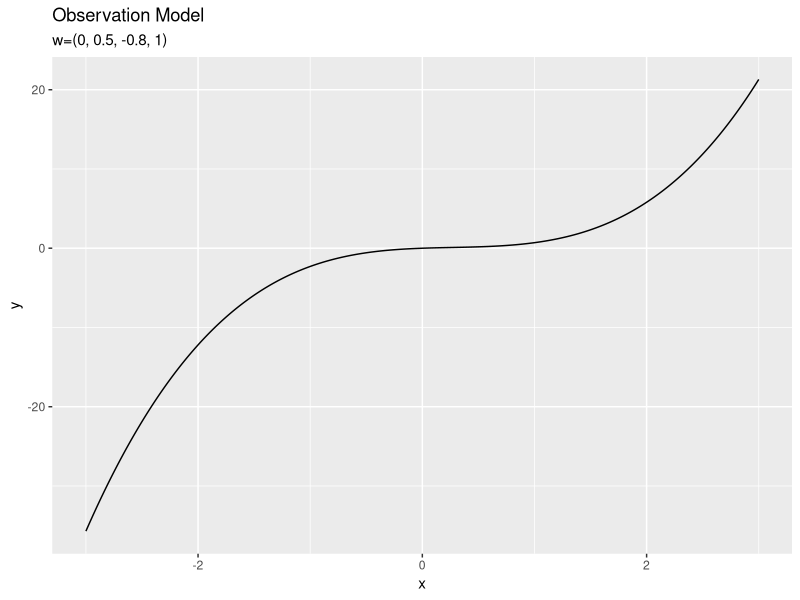
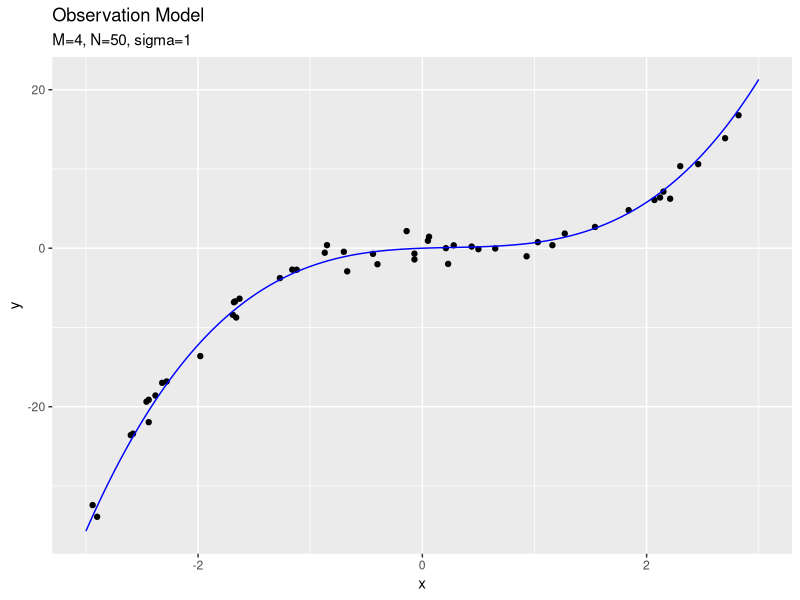
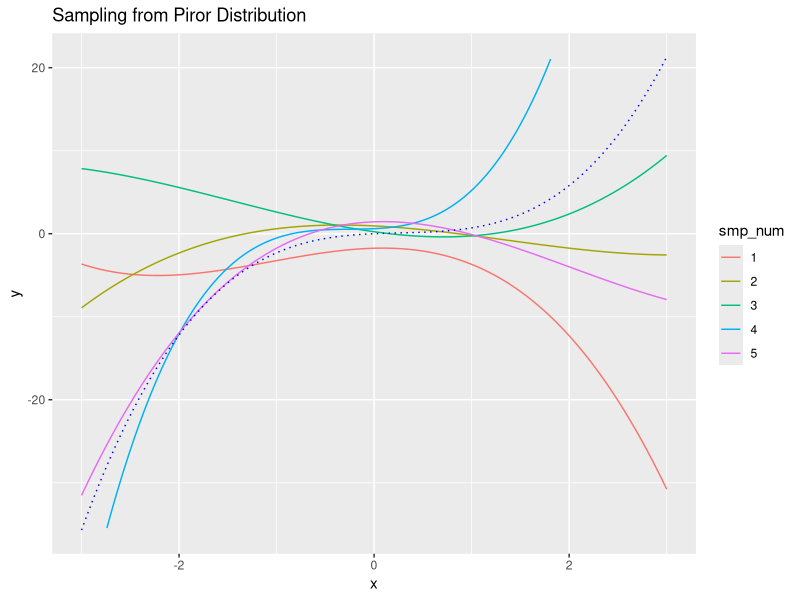
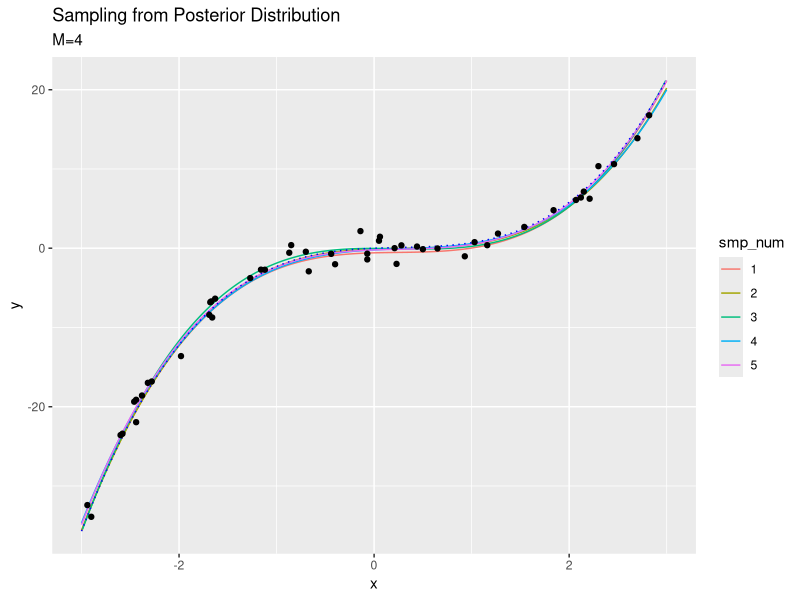
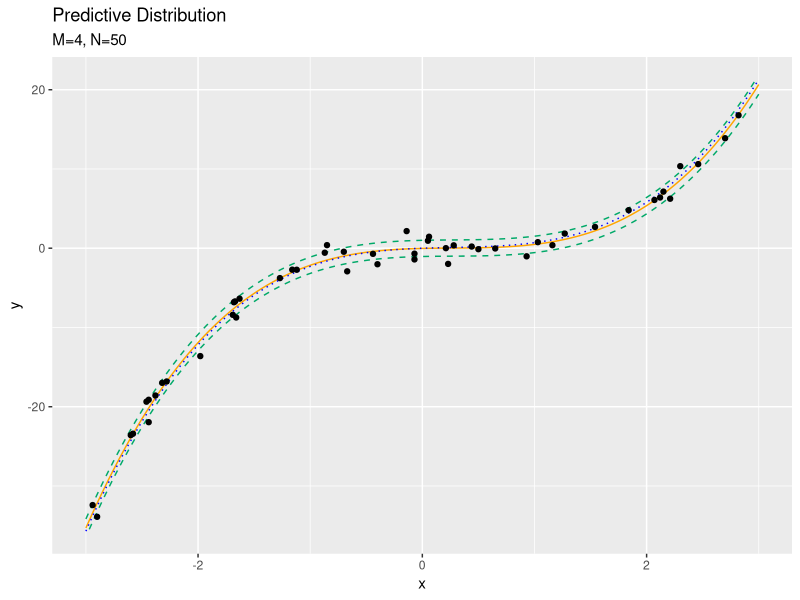

Write the R code that produced these figures, in order. (Note: this script raises an error after producing the figures.)

# ch3.5 線形回帰の例 ------------------------------------------------------------

# 利用パッケージ
library(tidyverse)
library(mvtnorm)


# ch3.5.1 モデルの構築 ----------------------------------------------------------

# (1, x, ..., x^(n-1))のベクトル作成関数を定義
x_vector <- function(x_n, M) {
  x_mn <- matrix(NA, nrow = M, ncol = length(x_n))
  for(m in 1:M) {
    x_mn[m, ] <- x_n^(m-1)
  }
  x_mn
}


# 観測モデルのパラメータを指定
M_truth <- 4
sigma <- 1
lambda <- 1 / sigma^2
w_m <- sample(x = seq(-1, 1, by = 0.1), size = M_truth) %>% 
  matrix()


# 作図用のx軸の値
x_line <- seq(-3, 3, by = 0.01)
y_line <- t(w_m) %*% x_vector(x_line, M_truth) %>% 
  as.vector()

# ノイズを含まない観測モデルを作図
model_df <- tibble(
  x = x_line, 
  y = y_line
)
ggplot(model_df, aes(x, y)) + 
  geom_line() + 
  labs(title = "Observation Model", 
       subtitle = paste0("w=(", paste0(round(w_m, 1), collapse = ', '), ")"))


# データをサンプリング
N <- 50
smp_x_n <- sample(seq(min(x_line), max(x_line), by = 0.01), size = N, replace = TRUE)
y_1n <- t(w_m) %*% x_vector(smp_x_n, M_truth) + rnorm(n = N, mean = 0, sd = sqrt(1 / lambda))

# 観測データの散布図を作成
sample_df <- tibble(
  x = smp_x_n, 
  y = as.vector(y_1n)
)
ggplot() + 
  geom_point(data = sample_df, aes(x, y)) + # 観測データ
  geom_line(data = model_df, aes(x, y), color = "blue") + # ノイズなし観測モデル
  labs(title = "Observation Model", 
       subtitle = paste0("M=", M_truth, ", N=", N, ", sigma=", round(sqrt(1 / lambda), 1)))


# 事前分布のパラメータを指定
M <- 4
m_m <- matrix(rep(0, M), nrow = M, ncol = 1)
sigma_mm <- diag(M)
lambda_mm <- solve(sigma_mm^2)

# xのベクトルを作成
x_mn <- x_vector(smp_x_n, M)
x_mline <- x_vector(x_line, M)


# 事前分布からのwのサンプリングによるモデルを比較
smp_model_df <- tibble()
for(i in 1:5) {
  tmp_df <- tibble(
    x = x_line, 
    y = as.vector(
      mvtnorm::rmvnorm(n = 1, mean = m_m, sigma = solve(lambda_mm)) %*% x_mline
    ), 
    smp_num = as.factor(i)
  )
  smp_model_df <- rbind(smp_model_df, tmp_df)
}
ggplot() + 
  geom_line(data = smp_model_df, aes(x, y, color = smp_num)) + # 事前分布からサンプリングwによるモデル
  geom_line(data = model_df, aes(x, y), color = "blue", linetype = "dotted") + # 観測モデル
  ylim(min(min(y_1n), min(y_line)), max(max(y_1n), max(y_line))) + 
  geom_line() + 
  labs(title = "Sampling from Piror Distribution")


# 事後分布の計算 -----------------------------------------------------------------

# 事後分布のパラメータを計算
lambda_hat_mm <- lambda * x_mn %*% t(x_mn) + lambda_mm
m_hat_m <- solve(lambda_hat_mm) %*% (lambda * x_mn %*% t(y_1n) + lambda_mm %*% m_m)


# 事後分布による観測モデルのパラメータのサンプリングによるモデルの変化を比較
smp_model_df <- tibble()
for(i in 1:5) {
  tmp_df <- tibble(
    x = x_line, 
    y = as.vector(
      mvtnorm::rmvnorm(n = 1, mean = m_hat_m, sigma = solve(lambda_hat_mm)) %*% x_mline
    ), 
    smp_num = as.factor(i)
  )
  smp_model_df <- rbind(smp_model_df, tmp_df)
}
ggplot() + 
  geom_line(data = smp_model_df, aes(x, y, color = smp_num)) + # 事後分布からサンプリングしたwによるモデル
  geom_line(data = model_df, aes(x, y), color = "blue", linetype = "dotted") + # 観測モデル
  geom_point(data = sample_df, aes(x, y)) + # 観測データ
  ylim(min(min(y_1n), min(y_line)), max(max(y_1n), max(y_line))) + 
  labs(title = "Sampling from Posterior Distribution", 
       subtitle = paste0("M=", M))
  

# 予測分布の計算 -----------------------------------------------------------------


# 予測分布のパラメータを計算
mu_star_hat_line <- t(m_hat_m) %*% x_mline %>% 
  as.vector()
sigma2_star_hat_line <- rep(NA, length(x_line))
for(i in seq_along(x_line)) {
  sigma2_star_hat_line[i] <- 1 / lambda + t(x_mline[, i]) %*% solve(lambda_hat_mm) %*% matrix(x_mline[, i])
}

# 予測分布を計算
predict_df <- tibble(
  x = x_line, 
  E_y = mu_star_hat_line, # 予測分布の期待値
  minus_sigma_y = E_y - sqrt(sigma2_star_hat_line), # 予測分布の期待値-sigma
  plus_sigma_y = E_y + sqrt(sigma2_star_hat_line) # 予測分布の期待値+sigma
)

# 作図
ggplot() + 
  geom_line(data = predict_df, aes(x, E_y), color = "orange") + # 予測分布の期待値
  geom_line(data = predict_df, aes(x, plus_sigma_y), color = "#00A968", linetype = "dashed") + # 予測分布の期待値+sigma
  geom_line(data = predict_df, aes(x, minus_sigma_y), color = "#00A968", linetype = "dashed") + # 予測分布の期待値-sigma
  geom_line(data = model_df, aes(x, y), color = "blue", linetype = "dotted") + # 観測モデル
  geom_point(data = sample_df, aes(x, y)) + # 観測データ
  ylim(min(min(y_1n), min(y_line)), max(max(y_1n), max(y_line))) + 
  labs(title = "Predictive Distribution", 
       subtitle = paste0("M=", M, ", N=", N), 
       y = "y")

print(summary(sigma2_star_line))


# gif画像でサンプルサイズによる分布の変化を確認 ------------------------------------------------

# 追加パッケージ
library(gganimate)


# (1, x, ..., x^(n-1))のベクトル作成関数を定義
x_vector <- function(x_n, M) {
  x_mn <- matrix(NA, nrow = M, ncol = length(x_n))
  for(m in 1:M) {
    x_mn[m, ] <- x_n^(m-1)
  }
  x_mn
}


# 観測モデルのパラメータを指定
M_truth <- 4
sigma <- 1
lambda <- 1 / sigma^2
w_m <- sample(x = seq(-1, 1, by = 0.1), size = M_truth) %>% 
  matrix()


# 作図用のx軸の値
x_line <- seq(-3, 3, by = 0.01)
y_line <- t(w_m) %*% x_vector(x_line, M_truth) %>% 
  as.vector()

# ノイズを含まない観測モデルを作図
model_df <- tibble(
  x = x_line, 
  y = y_line
)
ggplot(model_df, aes(x, y)) + 
  geom_line() +
  labs(title = "Observation Model", 
       subtitle = paste0("w = (", paste0(round(w_m, 1), collapse = ', '), ")"))


# サンプルサイズを指定
N <- 100

# 事前分布のパラメータを指定
M <- 10
m_m <- matrix(rep(0, M), nrow = M, ncol = 1)
sigma_mm <- diag(M)
lambda_mm <- solve(sigma_mm^2)

# xのベクトルを作成
x_mline <- x_vector(x_line, M)


# 推論
smp_x_n <- rep(NA, N)
y_1n <- rep(NA, N)
eps_n <- rep(NA, N)
sample_df <- tibble()
predict_df <- tibble()
for(n in 1:N) {
  
  # データをサンプリング
  smp_x_n[n] <- sample(seq(min(x_line), max(x_line), by = 0.01), size = 1, replace = TRUE)
  y_1n[n] <- t(w_m) %*% x_vector(smp_x_n[n], M_truth) + rnorm(n = 1, mean = 0, sd = sqrt(1 / lambda))
  
  # 観測データのデータフレームを作成
  sample_df <- tibble(
    x = smp_x_n[1:n], 
    y = as.vector(y_1n[1:n]), 
    iteration = n
  ) %>% 
    rbind(sample_df, .)
  
  # 観測データからxベクトルを作成
  x_mn <- x_vector(smp_x_n[n], M)
  
  # 事後分布のパラメータを計算
  old_lambda_mm <- lambda_mm
  lambda_mm <- lambda * x_mn %*% t(x_mn) + lambda_mm
  m_m <- solve(lambda_mm) %*% (lambda * x_mn %*% t(y_1n[n]) + old_lambda_mm %*% m_m)
  
  # 予測分布のパラメータを計算
  sigma2_star_line <- rep(NA, length(x_line))
  for(i in seq_along(x_line)) {
    sigma2_star_line[i] <- 1 / lambda + t(x_mline[, i]) %*% solve(lambda_mm) %*% matrix(x_mline[, i])
  }
  mu_star_line <- t(m_m) %*% x_mline %>% 
    as.vector()
  
  # 予測分布を計算
  predict_df <- tibble(
    x = x_line, 
    E_y = mu_star_line, 
    minus_sigma_y = E_y - sqrt(sigma2_star_line), 
    plus_sigma_y = E_y + sqrt(sigma2_star_line), 
    iteration = n
  ) %>% 
    rbind(predict_df, .)
}


# 作図
predict_graph <- ggplot() + 
  geom_line(data = predict_df, aes(x, E_y), color = "orange") + # 予測分布の期待値
  geom_line(data = predict_df, aes(x, plus_sigma_y), color = "#00A968", linetype = "dashed") + # 予測分布の期待値+sigam
  geom_line(data = predict_df, aes(x, minus_sigma_y), color = "#00A968", linetype = "dashed") + # 予測分布の期待値-sigma
  geom_line(data = model_df, aes(x, y), color = "blue", linetype = "dotted") + # 観測モデル
  geom_point(data = sample_df, aes(x, y)) + # 観測データ
  transition_manual(iteration) + # フレーム
  ylim(min(min(y_1n), min(y_line)), max(max(y_1n), max(y_line))) + 
  labs(title = "Predictive Distribution", 
       subtitle = paste("M=", M, ", N={current_frame}", sep = ""), 
       y = "y")

# gif画像を作成
animate(predict_graph, nframes = N, fps = 10)

warnings()


# gif画像で次元数による分布の変化を確認 ------------------------------------------------

# 追加パッケージ
library(gganimate)


# (1, x, ..., x^(n-1))のベクトル作成関数を定義
x_vector <- function(x_n, M) {
  x_mn <- matrix(NA, nrow = M, ncol = length(x_n))
  for(m in 1:M) {
    x_mn[m, ] <- x_n^(m-1)
  }
  x_mn
}


# 観測モデルのパラメータを指定
M_truth <- 4
sigma <- 1
lambda <- 1 / sigma^2
w_m <- sample(x = seq(-1, 1, by = 0.1), size = M_truth) %>% 
  matrix()


# 作図用のx軸の値
x_line <- seq(-3, 3, by = 0.01)
y_line <- t(w_m) %*% x_vector(x_line, M_truth) %>% 
  as.vector()


# サンプルサイズを指定
N <- 10

# データをサンプリング
smp_x_n <- sample(seq(min(x_line), max(x_line), by = 0.01), size = N, replace = TRUE)
y_1n <- t(w_m) %*% x_vector(smp_x_n, M_truth) + rnorm(n = N, mean = 0, sd = sqrt(1 / lambda)) 


# 観測データのデータフレームを作成
model_df <- tibble(
  x = x_line, 
  y = y_line
)
sample_df <- tibble(
  x = smp_x_n, 
  y = as.vector(y_1n)
)
ggplot() + 
  geom_point(data = sample_df, aes(x, y)) + # 観測データ
  geom_line(data = model_df, aes(x, y), color = "blue") + # ノイズなし観測モデル
  labs(title = "Observation Model", 
       subtitle = paste0("M=", M_truth, ", sigma=", round(sqrt(1 / lambda), 1)))


# 事前分布のパラメータを指定
max_M <- 15


# 推論
predict_df <- tibble()
for(m in 1:max_M) {
  
  # 事前分布のパラメータを生成
  m_m <- matrix(rep(0, m), nrow = m, ncol = 1)
  sigma_mm <- diag(m)
  lambda_mm <- solve(sigma_mm^2)
  
  # 観測データからxベクトルを作成
  x_mn <- x_vector(smp_x_n, m)
  x_mline <- x_vector(x_line, m)
  
  # 事後分布のパラメータを計算
  old_lambda_mm <- lambda_mm
  lambda_mm <- lambda * x_mn %*% t(x_mn) + lambda_mm
  m_m <- solve(lambda_mm) %*% (lambda * x_mn %*% t(y_1n) + old_lambda_mm %*% m_m)
  
  # 予測分布のパラメータを計算
  sigma2_star_line <- rep(NA, length(x_line))
  for(i in seq_along(x_line)) {
    sigma2_star_line[i] <- 1 / lambda + t(x_mline[, i]) %*% solve(lambda_mm) %*% matrix(x_mline[, i])
  }
  mu_star_line <- t(m_m) %*% x_mline %>% 
    as.vector()
  
  # 予測分布を計算
  predict_df <- tibble(
    x = x_line, 
    E_y = mu_star_line, 
    minus_sigma_y = E_y - sqrt(sigma2_star_line), 
    plus_sigma_y = E_y + sqrt(sigma2_star_line), 
    iteration = m
  ) %>% 
    rbind(predict_df, .)
}


# 作図
predict_graph <- ggplot() + 
  geom_line(data = predict_df, aes(x, E_y), color = "orange") + # 予測分布の期待値
  geom_line(data = predict_df, aes(x, plus_sigma_y), color = "#00A968", linetype = "dashed") + # 予測分布の期待値+sigam
  geom_line(data = predict_df, aes(x, minus_sigma_y), color = "#00A968", linetype = "dashed") + # 予測分布の期待値-sigma
  geom_line(data = model_df, aes(x, y), color = "blue", linetype = "dotted") + # 観測モデル
  geom_point(data = sample_df, aes(x, y)) + # 観測データ
  transition_manual(iteration) + # フレーム
  ylim(min(min(y_1n), min(y_line)), max(max(y_1n), max(y_line))) + 
  labs(title = "Predictive Distribution", 
       subtitle = paste0("M={current_frame}", ", N=", N), 
       y = "y")

# gif画像を作成
animate(predict_graph, nframes = max_M)

warnings()
